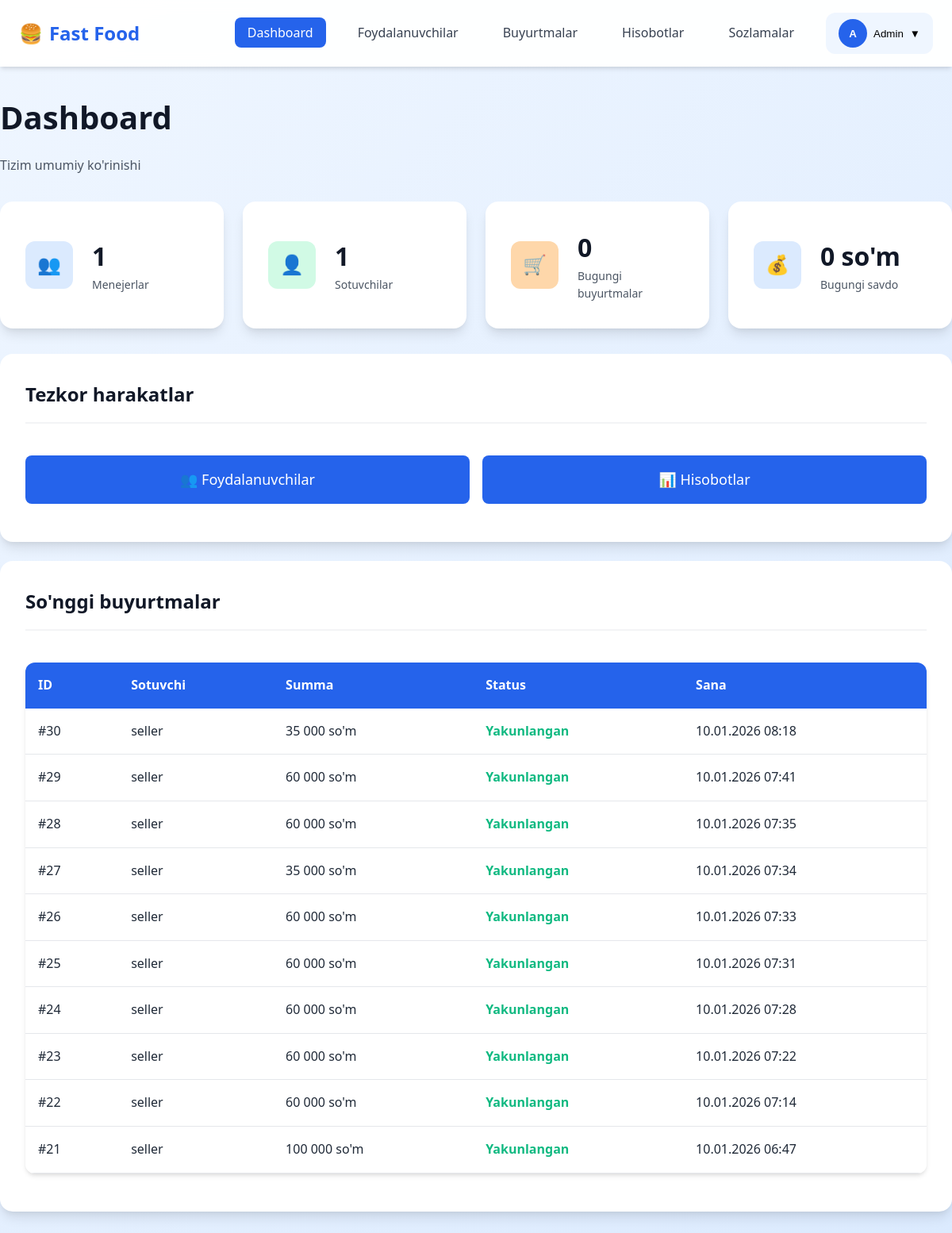
The page /super_admin/dashboard.php (signed in) on the database its author committed.
### tables this page shows
CREATE TABLE `orders` (
  `id` int NOT NULL AUTO_INCREMENT,
  `seller_id` int NOT NULL,
  `total_amount` decimal(10,2) NOT NULL,
  `service_charge` decimal(10,2) DEFAULT '0.00',
  `delivery_fee` decimal(10,2) DEFAULT '0.00',
  `discount` decimal(10,2) DEFAULT '0.00',
  `grand_total` decimal(10,2) DEFAULT '0.00',
  `status` enum('pending','completed','cancelled') DEFAULT 'completed',
  `order_type` enum('dine_in','delivery') DEFAULT 'dine_in',
  `customer_name` varchar(100) DEFAULT NULL,
  `customer_phone` varchar(20) DEFAULT NULL,
  `customer_address` text,
  `cancelled_by` int DEFAULT NULL,
  `created_at` timestamp NULL DEFAULT CURRENT_TIMESTAMP,
  `updated_at` timestamp NULL DEFAULT CURRENT_TIMESTAMP ON UPDATE CURRENT_TIMESTAMP,
  PRIMARY KEY (`id`),
  KEY `cancelled_by` (`cancelled_by`),
  KEY `idx_seller` (`seller_id`),
  KEY `idx_status` (`status`),
  KEY `idx_created` (`created_at`),
  KEY `idx_order_type` (`order_type`),
  CONSTRAINT `orders_ibfk_1` FOREIGN KEY (`seller_id`) REFERENCES `users` (`id`) ON DELETE CASCADE,
  CONSTRAINT `orders_ibfk_2` FOREIGN KEY (`cancelled_by`) REFERENCES `users` (`id`) ON DELETE SET NULL
);

CREATE TABLE `users` (
  `id` int NOT NULL AUTO_INCREMENT,
  `name` varchar(100) NOT NULL,
  `phone` varchar(20) NOT NULL,
  `login` varchar(50) NOT NULL,
  `password` varchar(255) NOT NULL,
  `role` enum('super_admin','manager','seller') NOT NULL,
  `created_at` timestamp NULL DEFAULT CURRENT_TIMESTAMP,
  `updated_at` timestamp NULL DEFAULT CURRENT_TIMESTAMP ON UPDATE CURRENT_TIMESTAMP,
  PRIMARY KEY (`id`),
  UNIQUE KEY `phone` (`phone`),
  UNIQUE KEY `login` (`login`),
  KEY `idx_login` (`login`),
  KEY `idx_role` (`role`)
);

### helpers/functions.php (called while the page is built, shortened)
<?php
function formatCurrency($amount) {
    return number_format($amount, 0, '.', ' ') . ' so\'m';
}
function formatDate($date, $format = 'd.m.Y H:i') {
    return date($format, strtotime($date));
}
?>

### super_admin/dashboard.php (the view, shortened to what this page needs)
<?php
require_once '../config/database.php';
require_once '../helpers/functions.php';
$today = getTodayRange();
$managersCount = $conn->query("SELECT COUNT(*) as count FROM users WHERE role='manager'")->fetch_assoc()['count'];
$sellersCount = $conn->query("SELECT COUNT(*) as count FROM users WHERE role='seller'")->fetch_assoc()['count'];
$stmt = $conn->prepare("SELECT COUNT(*) as count, COALESCE(SUM(total_amount), 0) as total FROM orders WHERE created_at BETWEEN ? AND ? AND status != 'cancelled'");
$stmt->bind_param("ss", $today['start'], $today['end']);
$stmt->execute();
$todayStats = $stmt->get_result()->fetch_assoc();
include '../includes/header.php';
?>
<div class="container" style="padding: 2rem 0;">
    <h1>Dashboard</h1>
    <p style="color: var(--gray-600); margin-bottom: 2rem;">Tizim umumiy ko'rinishi</p>
    <div class="stats-grid">
        <div class="stat-card">
            <div class="stat-icon blue">
                👥
            </div>
            <div class="stat-content">
                <h3><?= $managersCount ?></h3>
                <p>Menejerlar</p>
            </div>
        </div>
        <div class="stat-card">
            <div class="stat-icon green">
                👤
            </div>
            <div class="stat-content">
                <h3><?= $sellersCount ?></h3>
                <p>Sotuvchilar</p>
            </div>
        </div>
        <div class="stat-card">
            <div class="stat-icon orange">
                🛒
            </div>
            <div class="stat-content">
                <h3><?= $todayStats['count'] ?></h3>
                <p>Bugungi buyurtmalar</p>
            </div>
        </div>
        <div class="stat-card">
            <div class="stat-icon blue">
                💰
            </div>
            <div class="stat-content">
                <h3><?= formatCurrency($todayStats['total']) ?></h3>
                <p>Bugungi savdo</p>
            </div>
        </div>
    </div>
    <div class="card">
        <div class="card-header">
            <h2 class="card-title">Tezkor harakatlar</h2>
        </div>
        <div class="card-body">
            <div style="display: grid; grid-template-columns: repeat(auto-fit, minmax(200px, 1fr)); gap: 1rem;">
                <a href="users.php" class="btn btn-primary btn-lg">
                    👥 Foydalanuvchilar
                </a>
                <a href="reports.php" class="btn btn-primary btn-lg">
                    📊 Hisobotlar
                </a>
            </div>
        </div>
    </div>
    <div class="card">
        <div class="card-header">
            <h2 class="card-title">So'nggi buyurtmalar</h2>
        </div>
        <div class="card-body">
            <div class="table-responsive">
                <table>
                    <thead>
                        <tr>
                            <th>ID</th>
                            <th>Sotuvchi</th>
                            <th>Summa</th>
                            <th>Status</th>
                            <th>Sana</th>
                        </tr>
                    </thead>
                    <tbody>
                        <?php
                        $recentOrders = $conn->query("
                            SELECT o.*, u.name as seller_name
                            FROM orders o
                            LEFT JOIN users u ON o.seller_id = u.id
                            ORDER BY o.created_at DESC
                            LIMIT 10
                        ");
                        if ($recentOrders->num_rows > 0):
                            while ($order = $recentOrders->fetch_assoc()):
                                $statusColor = $order['status'] === 'completed' ? 'var(--success)' :
                                             ($order['status'] === 'cancelled' ? 'var(--danger)' : 'var(--warning)');
                                $statusText = $order['status'] === 'completed' ? 'Yakunlangan' :
                                            ($order['status'] === 'cancelled' ? 'Bekor qilingan' : 'Kutilmoqda');
                        ?>
                            <tr>
                                <td>#<?= $order['id'] ?></td>
                                <td><?= htmlspecialchars($order['seller_name']) ?></td>
                                <td><?= formatCurrency($order['total_amount']) ?></td>
                                <td>
                                    <span style="color: <?= $statusColor ?>; font-weight: 600;">
                                        <?= $statusText ?>
                                    </span>
                                </td>
                                <td><?= formatDate($order['created_at']) ?></td>
                            </tr>
                        <?php
                            endwhile;
                        endif; ?>
                    </tbody>
                </table>
            </div>
        </div>
    </div>
</div>
<?php
include '../includes/footer.php';
?>

### assets/css/style.css (style rules this page uses)
:root { --primary-50: #eff6ff; --primary-100: #dbeafe; --primary-200: #bfdbfe; --primary-300: #93c5fd; --primary-400: #60a5fa; --primary-500: #3b82f6; --primary-600: #2563eb; --primary-700: #1d4ed8; --primary-800: #1e40af; --primary-900: #1e3a8a; --gray-50: #f9fafb; --gray-100: #f3f4f6; --gray-200: #e5e7eb; --gray-300: #d1d5db; --gray-400: #9ca3af; --gray-500: #6b7280; --gray-600: #4b5563; --gray-700: #374151; --gray-800: #1f2937; --gray-900: #111827; --success: #10b981; --warning: #f59e0b; --danger: #ef4444; --info: #3b82f6; --spacing-xs: 0.25rem; --spacing-sm: 0.5rem; --spacing-md: 1rem; --spacing-lg: 1.5rem; --spacing-xl: 2rem; --spacing-2xl: 3rem; --radius-sm: 0.375rem; --radius-md: 0.5rem; --radius-lg: 0.75rem; --radius-xl: 1rem; --radius-2xl: 1.5rem; --shadow-sm: 0 1px 2px 0 rgba(0, 0, 0, 0.05); --shadow-md: 0 4px 6px -1px rgba(0, 0, 0, 0.1), 0 2px 4px -1px rgba(0, 0, 0, 0.06); --shadow-lg: 0 10px 15px -3px rgba(0, 0, 0, 0.1), 0 4px 6px -2px rgba(0, 0, 0, 0.05); --shadow-xl: 0 20px 25px -5px rgba(0, 0, 0, 0.1), 0 10px 10px -5px rgba(0, 0, 0, 0.04); --transition-fast: 150ms ease-in-out; --transition-base: 300ms ease-in-out; --transition-slow: 500ms ease-in-out; }
* { margin: 0; padding: 0; box-sizing: border-box; }
body { font-family: 'Segoe UI', Tahoma, Geneva, Verdana, sans-serif; background: linear-gradient(135deg, var(--primary-50) 0%, var(--primary-100) 100%); color: var(--gray-800); line-height: 1.6; min-height: 100vh; }
h1, h2, h3, h4, h5, h6 { font-weight: 600; color: var(--gray-900); margin-bottom: var(--spacing-md); }
h1 { font-size: 2.5rem; }
h2 { font-size: 2rem; }
h3 { font-size: 1.75rem; }
.container { max-width: 1400px; margin: 0 auto; padding: 0 var(--spacing-lg); }
.card { background: white; border-radius: var(--radius-xl); box-shadow: var(--shadow-lg); padding: var(--spacing-xl); margin-bottom: var(--spacing-lg); transition: all var(--transition-base); }
.card-header { display: flex; justify-content: space-between; align-items: center; margin-bottom: var(--spacing-lg); padding-bottom: var(--spacing-md); border-bottom: 2px solid var(--gray-100); }
.card-title { font-size: 1.5rem; font-weight: 600; color: var(--gray-900); margin: 0; }
.card-body { padding: var(--spacing-md) 0; }
.btn { display: inline-flex; align-items: center; justify-content: center; gap: var(--spacing-sm); padding: var(--spacing-sm) var(--spacing-lg); font-size: 1rem; font-weight: 500; border: none; border-radius: var(--radius-md); cursor: pointer; transition: all var(--transition-fast); text-decoration: none; white-space: nowrap; }
.btn-primary { background: var(--primary-600); color: white; }
.btn-lg { padding: var(--spacing-md) var(--spacing-xl); font-size: 1.125rem; }
.table-responsive { overflow-x: auto; border-radius: var(--radius-lg); box-shadow: var(--shadow-md); }
table { width: 100%; border-collapse: collapse; background: white; }
thead { background: var(--primary-600); color: white; }
thead th { padding: var(--spacing-md); text-align: left; font-weight: 600; }
tbody tr { border-bottom: 1px solid var(--gray-200); transition: all var(--transition-fast); }
tbody td { padding: var(--spacing-md); }
.stats-grid { display: grid; grid-template-columns: repeat(auto-fit, minmax(250px, 1fr)); gap: var(--spacing-lg); margin-bottom: var(--spacing-xl); }
.stat-card { background: white; border-radius: var(--radius-xl); padding: var(--spacing-xl); box-shadow: var(--shadow-lg); display: flex; align-items: center; gap: var(--spacing-lg); transition: all var(--transition-base); }
.stat-icon { width: 60px; height: 60px; border-radius: var(--radius-lg); display: flex; align-items: center; justify-content: center; font-size: 1.5rem; flex-shrink: 0; }
.stat-icon.blue { background: var(--primary-100); color: var(--primary-600); }
.stat-icon.green { background: #d1fae5; color: var(--success); }
.stat-icon.orange { background: #fed7aa; color: var(--warning); }
.stat-content h3 { font-size: 2rem; font-weight: 700; color: var(--gray-900); margin: 0; }
.stat-content p { color: var(--gray-600); margin: 0; font-size: 0.875rem; }

### rows shown on the page
orders: id "30", seller.name "seller", total_amount "35 000 so'm", status "Yakunlangan", created_at "10.01.2026 08:18"
orders: id "29", seller.name "seller", total_amount "60 000 so'm", status "Yakunlangan", created_at "10.01.2026 07:41"
orders: id "28", seller.name "seller", total_amount "60 000 so'm", status "Yakunlangan", created_at "10.01.2026 07:35"
orders: id "27", seller.name "seller", total_amount "35 000 so'm", status "Yakunlangan", created_at "10.01.2026 07:34"
orders: id "26", seller.name "seller", total_amount "60 000 so'm", status "Yakunlangan", created_at "10.01.2026 07:33"
orders: id "25", seller.name "seller", total_amount "60 000 so'm", status "Yakunlangan", created_at "10.01.2026 07:31"
orders: id "24", seller.name "seller", total_amount "60 000 so'm", status "Yakunlangan", created_at "10.01.2026 07:28"
orders: id "23", seller.name "seller", total_amount "60 000 so'm", status "Yakunlangan", created_at "10.01.2026 07:22"
orders: id "22", seller.name "seller", total_amount "60 000 so'm", status "Yakunlangan", created_at "10.01.2026 07:14"
orders: id "21", seller.name "seller", total_amount "100 000 so'm", status "Yakunlangan", created_at "10.01.2026 06:47"

### other values the page prints
$userInitial "A"
$userName "Admin"
$managersCount "1"
$sellersCount "1"
$todayStats['count'] "0"
formatCurrency($todayStats['total']) "0 so'm"
